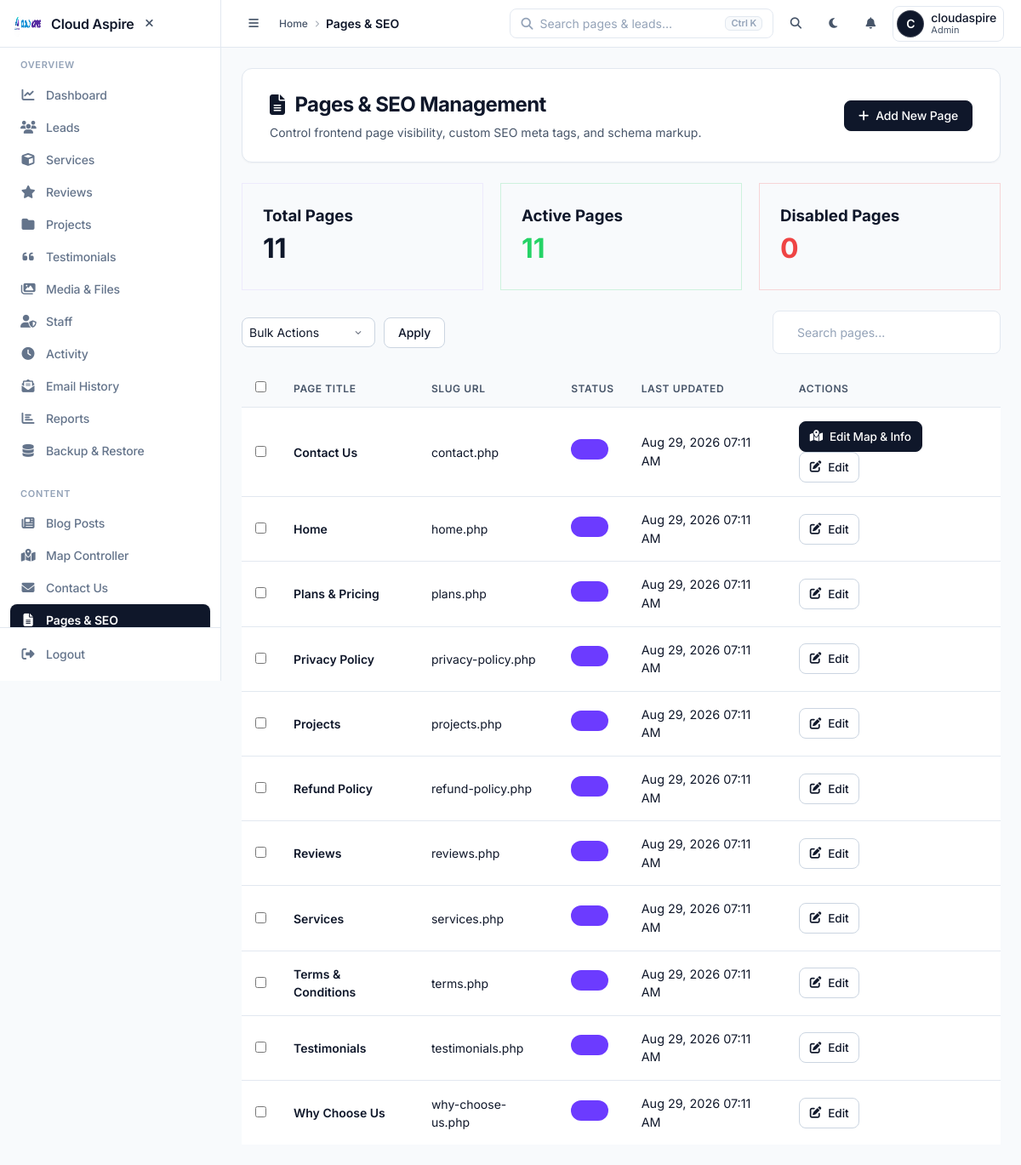
Screenshot of /admin/pages.php (signed in) with the database file from the repository.
### tables this page shows
CREATE TABLE `pages` (
  `id` int NOT NULL,
  `page_title` varchar(255) NOT NULL,
  `page_slug` varchar(150) NOT NULL,
  `is_active` tinyint(1) DEFAULT '1',
  `seo_title` varchar(255) DEFAULT NULL,
  `meta_description` text,
  `meta_keywords` text,
  `canonical_url` varchar(500) DEFAULT NULL,
  `og_title` varchar(255) DEFAULT NULL,
  `og_description` text,
  `og_image` varchar(500) DEFAULT NULL,
  `twitter_title` varchar(255) DEFAULT NULL,
  `twitter_description` text,
  `twitter_image` varchar(500) DEFAULT NULL,
  `robots_meta` varchar(100) DEFAULT 'index, follow',
  `schema_markup` text,
  `hero_section` mediumtext,
  `main_content` mediumtext,
  `images` text,
  `buttons` text,
  `custom_html` mediumtext,
  `custom_css` mediumtext,
  `custom_js` mediumtext,
  `created_at` timestamp NOT NULL DEFAULT CURRENT_TIMESTAMP,
  `updated_at` timestamp NOT NULL DEFAULT CURRENT_TIMESTAMP ON UPDATE CURRENT_TIMESTAMP
);

### admin/pages.php (called while the page is built, shortened)
<?php
require_once __DIR__ . '/../app/security_notifier.php';
$total = $conn->query("SELECT COUNT(*) FROM pages")->fetchColumn();
$active = $conn->query("SELECT COUNT(*) FROM pages WHERE is_active = 1")->fetchColumn();
$disabled = $total - $active;
$stmt = $conn->query("SELECT id, page_slug, page_title, is_active, updated_at FROM pages ORDER BY page_title ASC");
$pages = $stmt->fetchAll(PDO::FETCH_ASSOC);
require_once __DIR__ . '/../app/Views/admin/pages.php';

### app/Views/admin/pages.php (the view, shortened to what this page needs)
<?php
require_once __DIR__ . '/../../../admin/includes/header.php';
?>
<div class="admin-container">
    <div class="saas-page-header">
        <div>
            <h1 class="page-title"><i class="fas fa-file-alt" style="color: var(--primary);"></i> Pages & SEO Management</h1>
            <p class="page-subtitle">Control frontend page visibility, custom SEO meta tags, and schema markup.</p>
        </div>
        <div class="header-actions">
            <button class="btn btn-primary" onclick="openPageModal()"><i class="fas fa-plus"></i> Add New Page</button>
        </div>
    </div>
    <div class="stats-grid fade-in" style="margin-bottom: 24px; display: grid; grid-template-columns: repeat(3, 1fr); gap: 20px;">
        <div class="stat-card" style="background: var(--card); padding: 24px; border-radius: var(--r); border: 1px solid rgba(108,59,255,0.08);">
            <h3>Total Pages</h3>
            <p style="font-size: 2rem; font-weight: 700; color: var(--text);"><?= $total ?></p>
        </div>
        <div class="stat-card" style="background: var(--card); padding: 24px; border-radius: var(--r); border: 1px solid rgba(37, 211, 102, 0.2);">
            <h3>Active Pages</h3>
            <p style="font-size: 2rem; font-weight: 700; color: #25D366;"><?= $active ?></p>
        </div>
        <div class="stat-card" style="background: var(--card); padding: 24px; border-radius: var(--r); border: 1px solid rgba(239, 68, 68, 0.2);">
            <h3>Disabled Pages</h3>
            <p style="font-size: 2rem; font-weight: 700; color: #ef4444;"><?= $disabled ?></p>
        </div>
    </div>
    <div class="admin-card fade-in">
        <div class="card-header" style="display: flex; justify-content: space-between; align-items: center; margin-bottom: 20px;">
            <div class="bulk-actions" style="display: flex; gap: 10px; align-items: center;">
                <select id="bulkAction" class="form-control" style="width: 150px; padding: 8px;">
                    <option value="">Bulk Actions</option>
                </select>
                <button class="btn btn-secondary" onclick="applyBulkAction()" style="padding: 8px 16px;">Apply</button>
            </div>
            <div class="search-box">
                <input type="text" id="pageSearch" placeholder="Search pages..." class="form-control" onkeyup="filterPages()" style="padding: 8px 16px; border-radius: 20px;">
            </div>
        </div>
        <div class="table-responsive">
            <table class="table" id="pagesTable">
                <thead>
                    <tr>
                        <th width="40"><input type="checkbox" id="selectAll" onclick="toggleSelectAll()"></th>
                        <th>Page Title</th>
                        <th>Slug URL</th>
                        <th>Status</th>
                        <th>Last Updated</th>
                        <th class="text-right">Actions</th>
                    </tr>
                </thead>
                <tbody>
                    <?php foreach ($pages as $p): ?>
                        <tr>
                            <td><input type="checkbox" class="page-checkbox" value="<?= $p['id'] ?>"></td>
                            <td style="font-weight: 600; color: var(--text);"><?= htmlspecialchars($p['page_title']) ?></td>
                            <td style="color: var(--text2);"><?= htmlspecialchars($p['page_slug']) ?></td>
                            <td>
                                <label class="switch" style="position: relative; display: inline-block; width: 44px; height: 24px;">
                                    <span class="slider round" style="position: absolute; cursor: pointer; top: 0; left: 0; right: 0; bottom: 0; background-color: <?= $p['is_active'] ? '#6C3BFF' : '#ccc' ?>; transition: .4s; border-radius: 24px;"></span>
                                </label>
                            </td>
                            <td style="color: var(--text2); font-size: 0.9rem;"><?= date('M j, Y h:i A', strtotime($p['updated_at'])) ?></td>
                            <td class="text-right">
                                <?php if ($p['page_slug'] === 'contact.php'): ?>
                                    <a href="contact-us" class="btn btn-primary" style="padding: 6px 12px; font-size: 0.85rem; text-decoration: none; margin-right: 4px;">
                                        <i class="fas fa-map-location-dot"></i> Edit Map &amp; Info
                                    </a>
                                <?php endif; ?>
                                <button class="btn btn-secondary" onclick="editPage(<?= $p['id'] ?>)" style="padding: 6px 12px; font-size: 0.85rem;"><i class="fas fa-edit"></i> Edit</button>
                            </td>
                        </tr>
                    <?php endforeach; ?>
                </tbody>
            </table>
        </div>
    </div>
</div>
<?php require_once __DIR__ . '/../../../admin/includes/footer.php'; ?>

### rows the page displays
pages: page_title "Contact Us", page_slug "contact.php", is_active 1 (drawn), updated_at "Aug 29, 2026 07:11 AM", shows "Edit Map & Info"
pages: page_title "Home", page_slug "home.php", is_active 1 (drawn), updated_at "Aug 29, 2026 07:11 AM"
pages: page_title "Plans & Pricing", page_slug "plans.php", is_active 1 (drawn), updated_at "Aug 29, 2026 07:11 AM"
pages: page_title "Privacy Policy", page_slug "privacy-policy.php", is_active 1 (drawn), updated_at "Aug 29, 2026 07:11 AM"
pages: page_title "Projects", page_slug "projects.php", is_active 1 (drawn), updated_at "Aug 29, 2026 07:11 AM"
pages: page_title "Refund Policy", page_slug "refund-policy.php", is_active 1 (drawn), updated_at "Aug 29, 2026 07:11 AM"
pages: page_title "Reviews", page_slug "reviews.php", is_active 1 (drawn), updated_at "Aug 29, 2026 07:11 AM"
pages: page_title "Services", page_slug "services.php", is_active 1 (drawn), updated_at "Aug 29, 2026 07:11 AM"
pages: page_title "Terms & Conditions", page_slug "terms.php", is_active 1 (drawn), updated_at "Aug 29, 2026 07:11 AM"
pages: page_title "Testimonials", page_slug "testimonials.php", is_active 1 (drawn), updated_at "Aug 29, 2026 07:11 AM"
pages: page_title "Why Choose Us", page_slug "why-choose-us.php", is_active 1 (drawn), updated_at "Aug 29, 2026 07:11 AM"

### other values shown
$site_name "Cloud Aspire"
$section_label "OVERVIEW"
$item['label'] "Dashboard"
$item['label'] "Leads"
$item['label'] "Services"
$item['label'] "Reviews"
$item['label'] "Projects"
$item['label'] "Testimonials"
$item['label'] "Media & Files"
$item['label'] "Staff"
$item['label'] "Activity"
$item['label'] "Email History"
$item['label'] "Reports"
$item['label'] "Backup & Restore"
$section_label "CONTENT"
